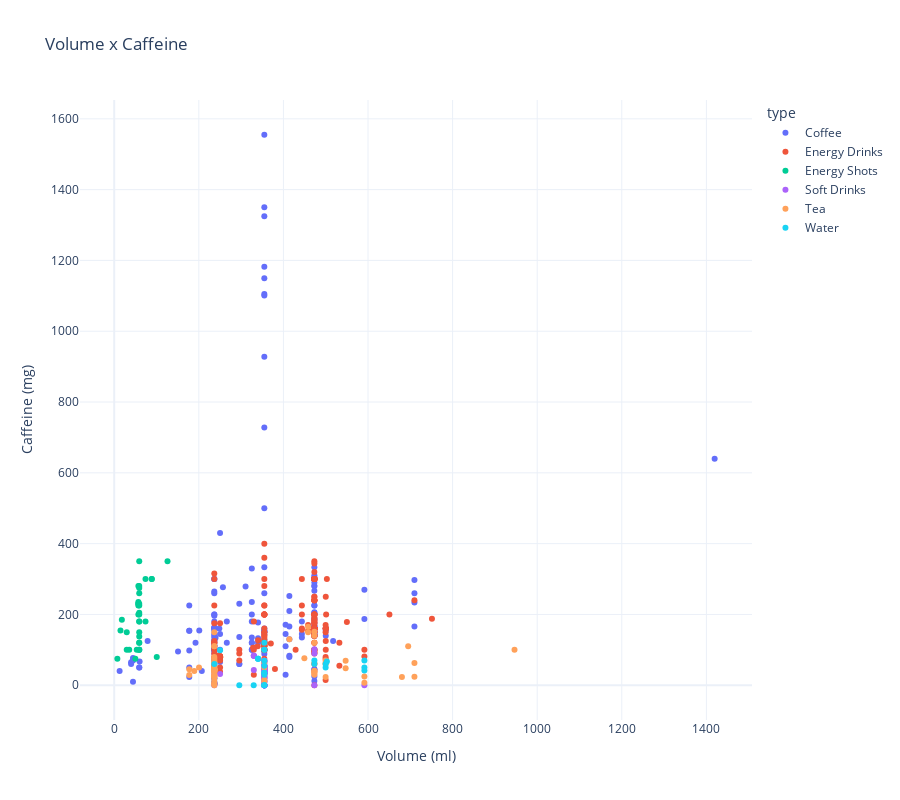

Write notebook code for a chart like this one.
### Markdown cell above
### Volume x Caffeine

### Code cell
fig = px.scatter(caffeine,
            x='Volume (ml)', 
            y='Caffeine (mg)',
            color='type',  
            title='Volume x Caffeine',
            height = 800,
            template='plotly_white',
            hover_data=['drink']
            )

fig.show()

### Figure 1 — Plotly figure (JSON) as saved in the notebook; plotly's stock layout.template omitted (floating-point values rounded to 4 significant figures; data arrays with more than 128 entries replaced by an {"elided": "..."} marker saying what was removed)
{"data": [{"customdata": {"elided": "173x1 str values"}, "hovertemplate": "type=Coffee<br>Volume (ml)=%{x}<br>Caffeine (mg)=%{y}<br>drink=%{customdata[0]}<extra></extra>", "legendgroup": "Coffee", "marker": {"color": "#636efa", "symbol": "circle"}, "mode": "markers", "name": "Coffee", "orientation": "v", "showlegend": true, "type": "scatter", "x": {"elided": "173 float values"}, "xaxis": "x", "y": {"elided": "173 int values"}, "yaxis": "y"}, {"customdata": {"elided": "219x1 str values"}, "hovertemplate": "type=Energy Drinks<br>Volume (ml)=%{x}<br>Caffeine (mg)=%{y}<br>drink=%{customdata[0]}<extra></extra>", "legendgroup": "Energy Drinks", "marker": {"color": "#EF553B", "symbol": "circle"}, "mode": "markers", "name": "Energy Drinks", "orientation": "v", "showlegend": true, "type": "scatter", "x": {"elided": "219 float values"}, "xaxis": "x", "y": {"elided": "219 int values"}, "yaxis": "y"}, {"customdata": [["Spike Energy Double Shot"], ["Zombie Blood Energy Potion"], ["Proper Wild Energy Shot"], ["Redline Max 300"], ["5 Hour Energy"], ["5 Hour Energy Extra Strength"], ["E6 Energy Shot"], ["Eternal Energy Extra Strength"], ["Eternal Energy Shot"], ["Woke Up Energy Shot"], ["Equip Pure Energy Shot"], ["Mana Energy Potion"], ["Clif Shot Energy Gel"], ["Screamin Energy Max Hit"], ["Vital 4U Liquid Energy"], ["Kaffn8 Liquified Caffeine"], ["Bang Shot"], ["Redline Xtreme Shot"], ["7-Eleven Energy Shot"], ["Advocare Slam Energy Shot"], ["Balance Active Shot"], ["Balance Energy Shot"], ["Forto Organic Coffee Shot"], ["Kirkland Energy Shot"], ["Neu Nootropic Shot"], ["Nutramint Smart Serum"], ["Performance Caffeine"], ["Phoenix Energy Shot"], ["Red Thunder Energy Shot"], ["Red Thunder Extra Strength"], ["Reed's Ginger Energize Shot"], ["Rip It Energy Shot"], ["Stacker Extreme Energy Shot"], ["Tweaker Shot"], ["TruBrain Extra"], ["X-Mode Energy Shot"]], "hovertemplate": "type=Energy Shots<br>Volume (ml)=%{x}<br>Caffeine (mg)=%{y}<br>drink=%{customdata[0]}<extra></extra>", "legendgroup": "Energy Shots", "marker": {"color": "#00cc96", "symbol": "circle"}, "mode": "markers", "name": "Energy Shots", "orientation": "v", "showlegend": true, "type": "scatter", "x": [126.0, 100.5, 73.93, 73.93, 57.08, 57.08, 57.08, 57.08, 57.08, 57.08, 53.23, 49.98, 35.49, 18.04, 14.79, 7.393, 88.72, 88.72, 59.15, 59.15, 59.15, 59.15, 59.15, 59.15, 59.15, 59.15, 59.15, 59.15, 59.15, 59.15, 59.15, 59.15, 59.15, 59.15, 29.57, 29.57], "xaxis": "x", "y": [350, 80, 180, 300, 200, 230, 235, 280, 230, 225, 100, 75, 100, 185, 155, 75, 300, 300, 260, 120, 100, 150, 225, 180, 350, 200, 180, 280, 138, 230, 100, 120, 205, 275, 100, 150], "yaxis": "y"}, {"customdata": [["Red Bull Simply Cola"], ["Afri Cola"], ["Fritz Kola (EU)"], ["Pepsi Max (UK)"], ["Premium Cola (EU)"], ["Tropicana Twister Soda"], ["Bawls"], ["Mountain Dew Kickstart"], ["Sprecher Cherry Cola"], ["7-Up"], ["A&W Cream Soda"], ["A&W Root Beer"], ["A&W Zero Sugar Cream Soda"], ["Ale 8 1"], ["Barqs Red Creme Soda"], ["Barqs Root Beer"], ["Big Red Soda"], ["Canada Dry Green Tea Ginger Ale"], ["Cheerwine"], ["Coca-Cola Caffeine Free"], ["Coca-Cola Cherry"], ["Coca-Cola Cherry Zero Sugar"], ["Coca-Cola Classic"], ["Coca-Cola Orange Vanilla"], ["Coca-Cola Vanilla"], ["Coca-Cola Vanilla Zero Sugar"], ["Coca-Cola With Coffee"], ["Coca-Cola Zero Sugar"], ["Diet Barqs Root Beer"], ["Diet Cheerwine"], ["Diet Coke"], ["Diet Coke with Splenda"], ["Diet Dr Pepper"], ["Diet Mountain Dew"], ["Diet Pepsi"], ["Diet RC Cola"], ["Diet Wild Cherry Pepsi"], ["doc Soda"], ["Double Cola"], ["Dr Pepper"], ["Dr Pepper 10"], ["Dr Shasta Soda"], ["Fanta"], ["Faygo Cola"], ["Faygo Moon Mist"], ["Fresca"], ["Ginger Ale"], ["Green Cola"], ["IBC Root Beer"], ["Inca Kola"], ["Kickapoo Soda: Joy Juice & Fruit Shine"], ["Mello Yello"], ["Mountain Dew"], ["Mountain Dew Baja Blast"], ["Mountain Dew Code Red"], ["Mountain Dew Live Wire"], ["Mountain Dew Major Melon"], ["Mountain Dew Voltage"], ["Mountain Dew Zero Sugar"], ["Moxie Soda"], ["Mug Root Beer"], ["Orange Crush"], ["PC Cola"], ["PC Cola Diet"], ["Pepsi"], ["Pepsi Caffeine Free"], ["Pepsi Made With Sugar"], ["Pepsi Zero Sugar"], ["Pibb Xtra"], ["RC (Royal Crown) Cola"], ["Ritz Cola"], ["Ruby Red Squirt"], ["Sarsaparilla"], ["Shasta Cola"], ["Shasta Diet Cola"], ["Shasta Mountain Rush"], ["Ski Soda"], ["Slurpee"], ["Sprite"], ["Squirt Soda"], ["Starbucks Refreshers Canned"], ["Sun Drop Soda"], ["Sunkist Orange Soda"], ["Vernors Ginger Ale"], ["Wave Soda"], ["Wild Cherry Pepsi"], ["Zevia Cola"], ["Boost Nutritional Drink"], ["Mucho Mango Energy Drink"], ["Soda Stream"]], "hovertemplate": "type=Soft Drinks<br>Volume (ml)=%{x}<br>Caffeine (mg)=%{y}<br>drink=%{customdata[0]}<extra></extra>", "legendgroup": "Soft Drinks", "marker": {"color": "#ab63fa", "symbol": "circle"}, "mode": "markers", "name": "Soft Drinks", "orientation": "v", "showlegend": true, "type": "scatter", "x": [250.2, 330.0, 330.0, 330.0, 330.0, 591.5, 473.2, 473.2, 473.2, 354.9, 354.9, 354.9, 354.9, 354.9, 354.9, 354.9, 354.9, 354.9, 354.9, 354.9, 354.9, 354.9, 354.9, 354.9, 354.9, 354.9, 354.9, 354.9, 354.9, 354.9, 354.9, 354.9, 354.9, 354.9, 354.9, 354.9, 354.9, 354.9, 354.9, 354.9, 354.9, 354.9, 354.9, 354.9, 354.9, 354.9, 354.9, 354.9, 354.9, 354.9, 354.9, 354.9, 354.9, 354.9, 354.9, 354.9, 354.9, 354.9, 354.9, 354.9, 354.9, 354.9, 354.9, 354.9, 354.9, 354.9, 354.9, 354.9, 354.9, 354.9, 354.9, 354.9, 354.9, 354.9, 354.9, 354.9, 354.9, 354.9, 354.9, 354.9, 354.9, 354.9, 354.9, 354.9, 354.9, 354.9, 354.9, 236.6, 236.6, 236.6], "xaxis": "x", "y": [32, 83, 83, 43, 83, 0, 102, 90, 0, 0, 0, 0, 0, 37, 0, 22, 34, 9, 47, 0, 34, 34, 34, 34, 34, 34, 69, 34, 0, 47, 46, 46, 41, 54, 35, 48, 38, 60, 36, 42, 51, 29, 0, 43, 20, 0, 0, 37, 0, 38, 40, 51, 54, 54, 54, 54, 55, 55, 68, 24, 0, 0, 12, 13, 38, 0, 38, 69, 40, 43, 10, 39, 0, 43, 47, 54, 69, 30, 0, 0, 50, 64, 19, 0, 42, 38, 45, 5, 0, 31], "yaxis": "y"}, {"customdata": [["PG Tips Black Tea"], ["Sencha Green Tea Shot"], ["Xingtea Iced Green Tea"], ["Gold Peak Tea"], ["Pure Leaf Iced Tea"], ["Honest Iced Tea"], ["Nestea Iced Tea"], ["Oi Ocha Green Tea"], ["Teas' Tea Oolong"], ["Guayaki Canned Yerba Mate"], ["Inko's White Tea Energy"], ["Master Brew Kombucha"], ["McDonalds Sweet Tea"], ["Dunkin' Donuts Iced Tea"], ["Fuze Iced Tea"], ["Peace Tea"], ["Lipton Iced Tea"], ["SoBe Green Tea"], ["Arizona Iced Tea"], ["Biggby Iced Tea"], ["Chick-fil-A Iced Tea"], ["Guayaki Yerba Mate Bottled Tea"], ["Snapple Tea"], ["Southern Sweet Tea"], ["Taiwanese Milk Tea"], ["Wendy's Iced Tea"], ["Xing Craft Brew"], ["Brew Dr Kombucha Uplift"], ["Brisk Iced Tea"], ["KOE Kombucha"], ["Tejava Iced Tea"], ["Turkey Hill Iced Tea"], ["Big Train Spiced Chai"], ["Bigelow Tea"], ["Brown Rice Tea"], ["Chai Tea"], ["Cold Brew Tea"], ["Crystal Light Iced Tea"], ["Fast Lane Black Tea"], ["Guayusa Tea"], ["HICAF Tea"], ["K Cup Tea"], ["Kombucha Tea"], ["Lipton Natural Energy Tea"], ["Lipton Tea"], ["Matcha Tea"], ["Morning Thunder Tea"], ["Tazo Chai"], ["Tea (Black)"], ["Tea (Decaf)"], ["Tea (Green)"], ["Tea (Herbal)"], ["Tea (Iced)"], ["Tea (Instant)"], ["Tea (Jasmine)"], ["Tea (Oolong)"], ["Tea (White)"], ["Teavana Tea"], ["Twig Tea (Kukicha)"], ["Waka Instant Tea"], ["Yellow Tea"], ["Yerba Mate Tea"], ["YMateina Yerba Mate"], ["Zest Highly Caffeinated Tea"], ["Oregon Chai Tea"], ["Pacific Chai"]], "hovertemplate": "type=Tea<br>Volume (ml)=%{x}<br>Caffeine (mg)=%{y}<br>drink=%{customdata[0]}<extra></extra>", "legendgroup": "Tea", "marker": {"color": "#FFA15A", "symbol": "circle"}, "mode": "markers", "name": "Tea", "orientation": "v", "showlegend": true, "type": "scatter", "x": [200.5, 189.3, 695.0, 547.1, 547.1, 499.8, 499.8, 499.8, 499.8, 458.4, 458.4, 449.5, 946.4, 709.8, 709.8, 680.2, 591.5, 591.5, 473.2, 473.2, 473.2, 473.2, 473.2, 473.2, 473.2, 473.2, 473.2, 414.0, 354.9, 354.9, 354.9, 354.9, 236.6, 236.6, 236.6, 236.6, 236.6, 236.6, 236.6, 236.6, 236.6, 236.6, 236.6, 236.6, 236.6, 236.6, 236.6, 236.6, 236.6, 236.6, 236.6, 236.6, 236.6, 236.6, 236.6, 236.6, 236.6, 236.6, 236.6, 236.6, 236.6, 236.6, 236.6, 236.6, 177.4, 177.4], "xaxis": "x", "y": [50, 40, 110, 48, 69, 63, 23, 60, 70, 150, 165, 76, 100, 63, 24, 23, 25, 7, 30, 38, 62, 140, 37, 41, 151, 32, 120, 130, 11, 15, 50, 64, 65, 45, 4, 50, 70, 10, 110, 41, 110, 41, 24, 75, 55, 64, 45, 47, 42, 4, 18, 0, 47, 40, 25, 37, 28, 41, 25, 30, 63, 40, 80, 150, 45, 29], "yaxis": "y"}, {"customdata": [["Perrier Energize"], ["3 Water"], ["Heroec Energy Water"], ["Caribou BOUsted Sparkling Water"], ["Phocus Sparkling Water"], ["Poland Spring Sparkling Energy Water"], ["Perrier Sparkling Water"], ["VitaminWater Energy"], ["VitaRain Zero Enhanced Water"], ["Water Joe"], ["Polar Frost Plus Energy"], ["Hint Caffeine Kick Water"], ["Sparkling Ice +Caffeine"], ["AHA Sparkling Water"], ["Arti Sparkling Water"], ["Bubbl'r Sparkling Water"], ["Bubly Bounce Sparkling Water"], ["Bubly Sparkling Water"], ["GURU Sparkling Energy Water"], ["La Croix Sparkling Water"], ["Limitless Sparkling Water"], ["Pep Talk Sparkling Water"], ["Polar Seltzer Water"], ["Yerbae Sparkling Water"], ["Tonic Water"], ["MiO Energy Water Enhancer"]], "hovertemplate": "type=Water<br>Volume (ml)=%{x}<br>Caffeine (mg)=%{y}<br>drink=%{customdata[0]}<extra></extra>", "legendgroup": "Water", "marker": {"color": "#19d3f3", "symbol": "circle"}, "mode": "markers", "name": "Water", "orientation": "v", "showlegend": true, "type": "scatter", "x": [250.2, 499.8, 499.8, 340.1, 340.1, 340.1, 329.7, 591.5, 591.5, 591.5, 502.7, 473.2, 473.2, 354.9, 354.9, 354.9, 354.9, 354.9, 354.9, 354.9, 354.9, 354.9, 354.9, 354.9, 295.7, 236.6], "xaxis": "x", "y": [99, 50, 60, 75, 75, 75, 0, 50, 42, 70, 67, 60, 70, 30, 120, 69, 35, 0, 100, 0, 35, 55, 0, 100, 0, 60], "yaxis": "y"}], "layout": {"height": 800, "legend": {"title": {"text": "type"}, "tracegroupgap": 0}, "title": {"text": "Volume x Caffeine"}, "xaxis": {"anchor": "y", "domain": [0, 1], "title": {"text": "Volume (ml)"}}, "yaxis": {"anchor": "x", "domain": [0, 1], "title": {"text": "Caffeine (mg)"}}}}
